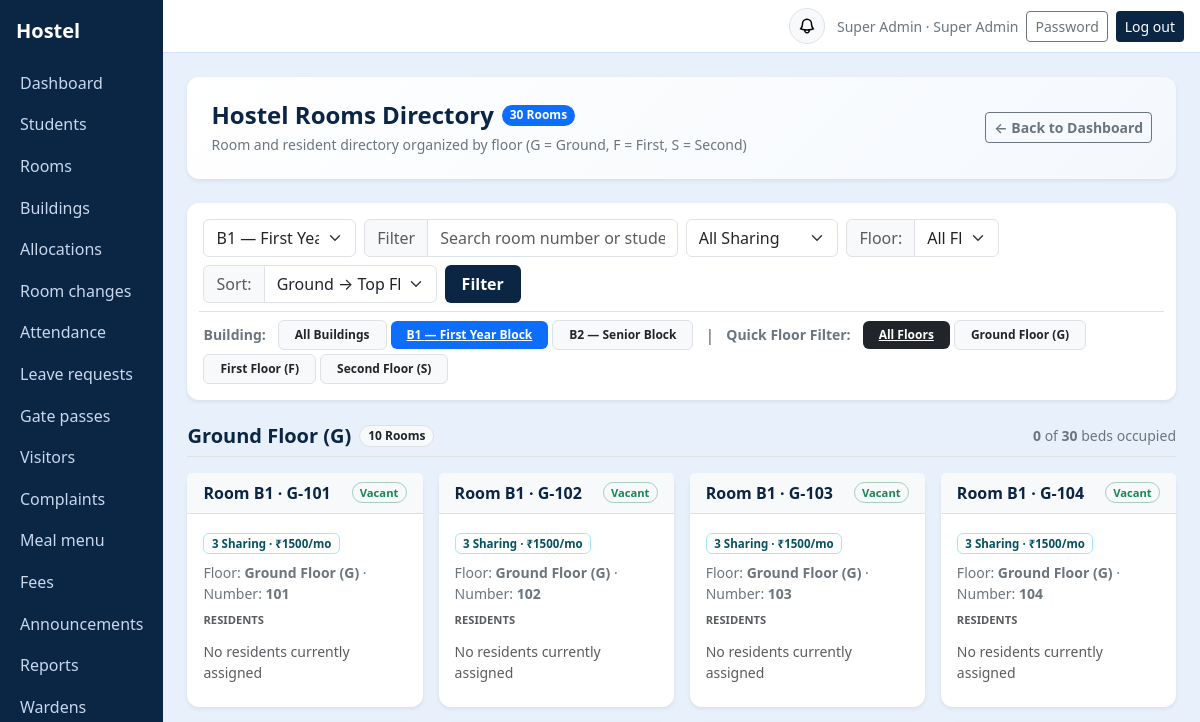
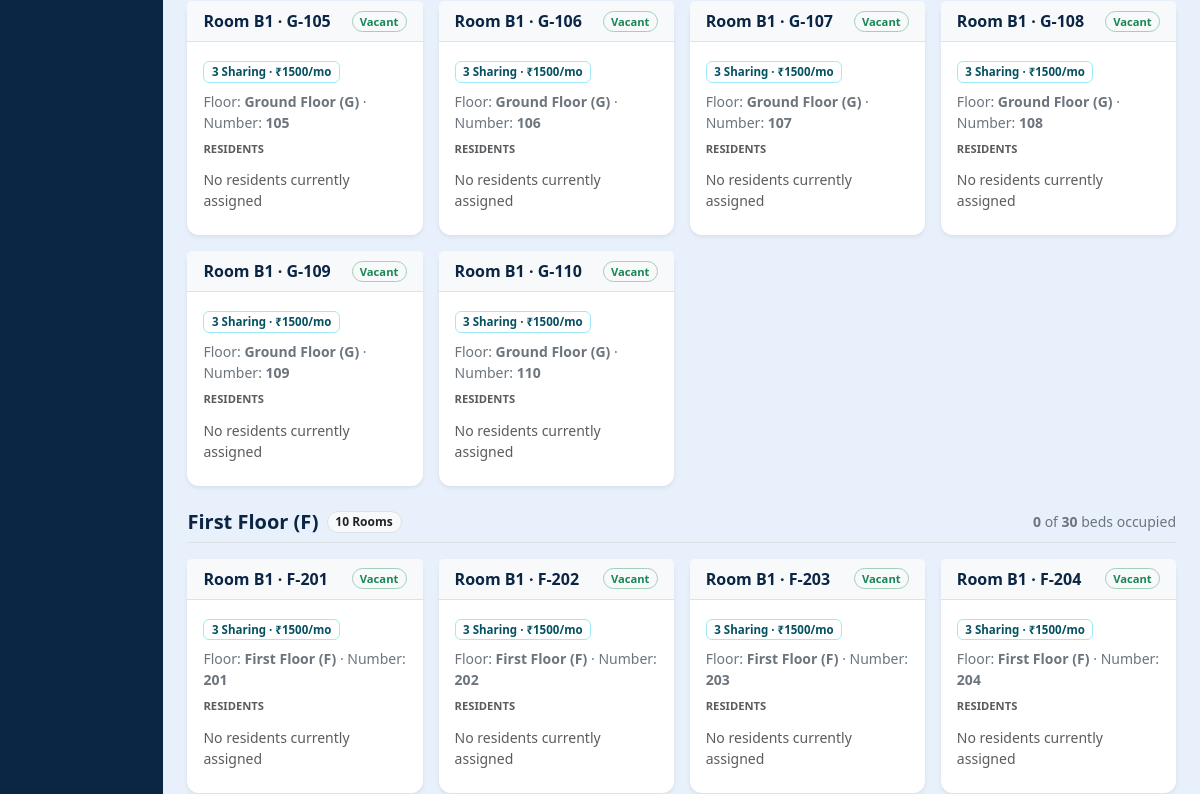
/rooms/directory/?building=B1&sort=floor_asc (signed in, upper part), run on an earlier commit of the app's database (2 pictures, top to bottom).
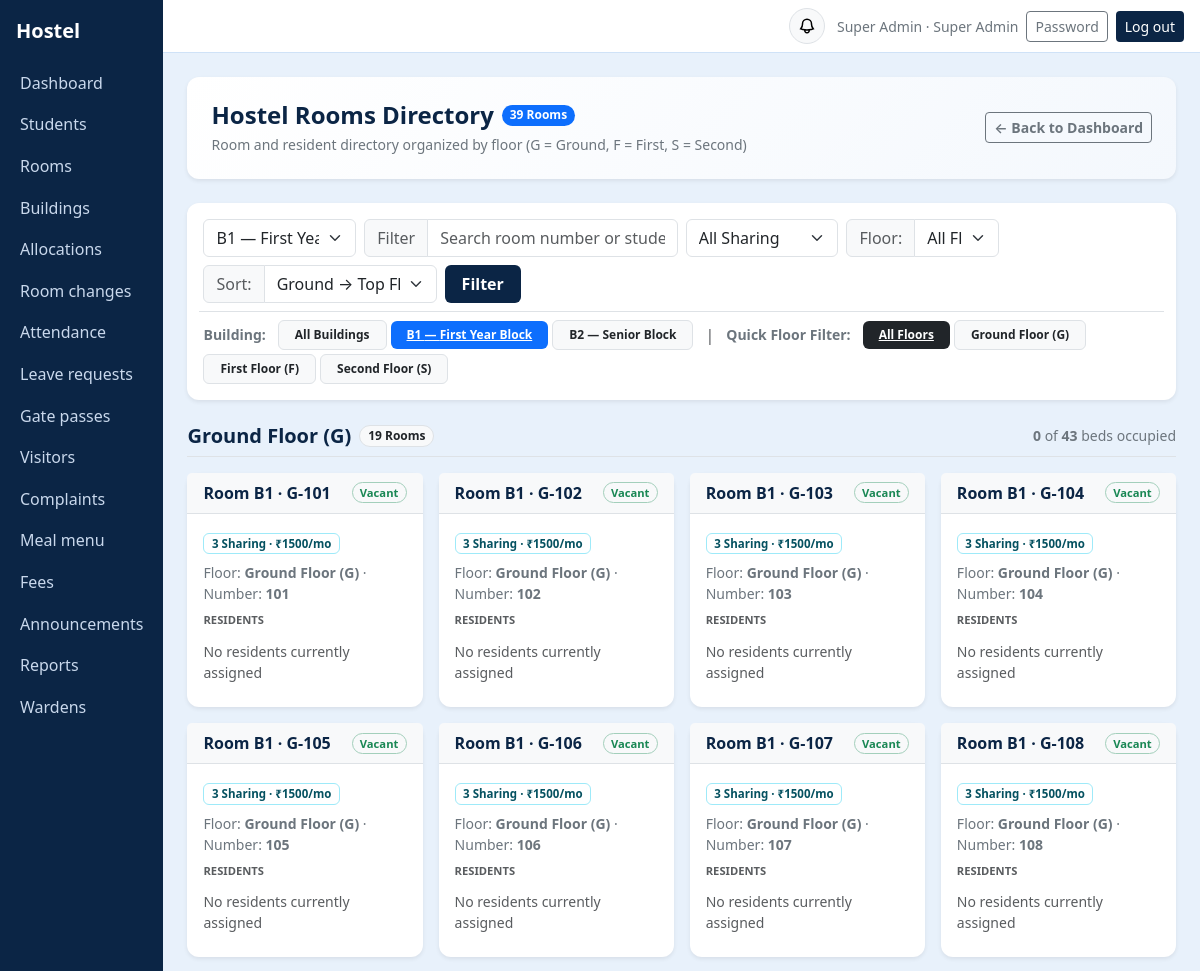
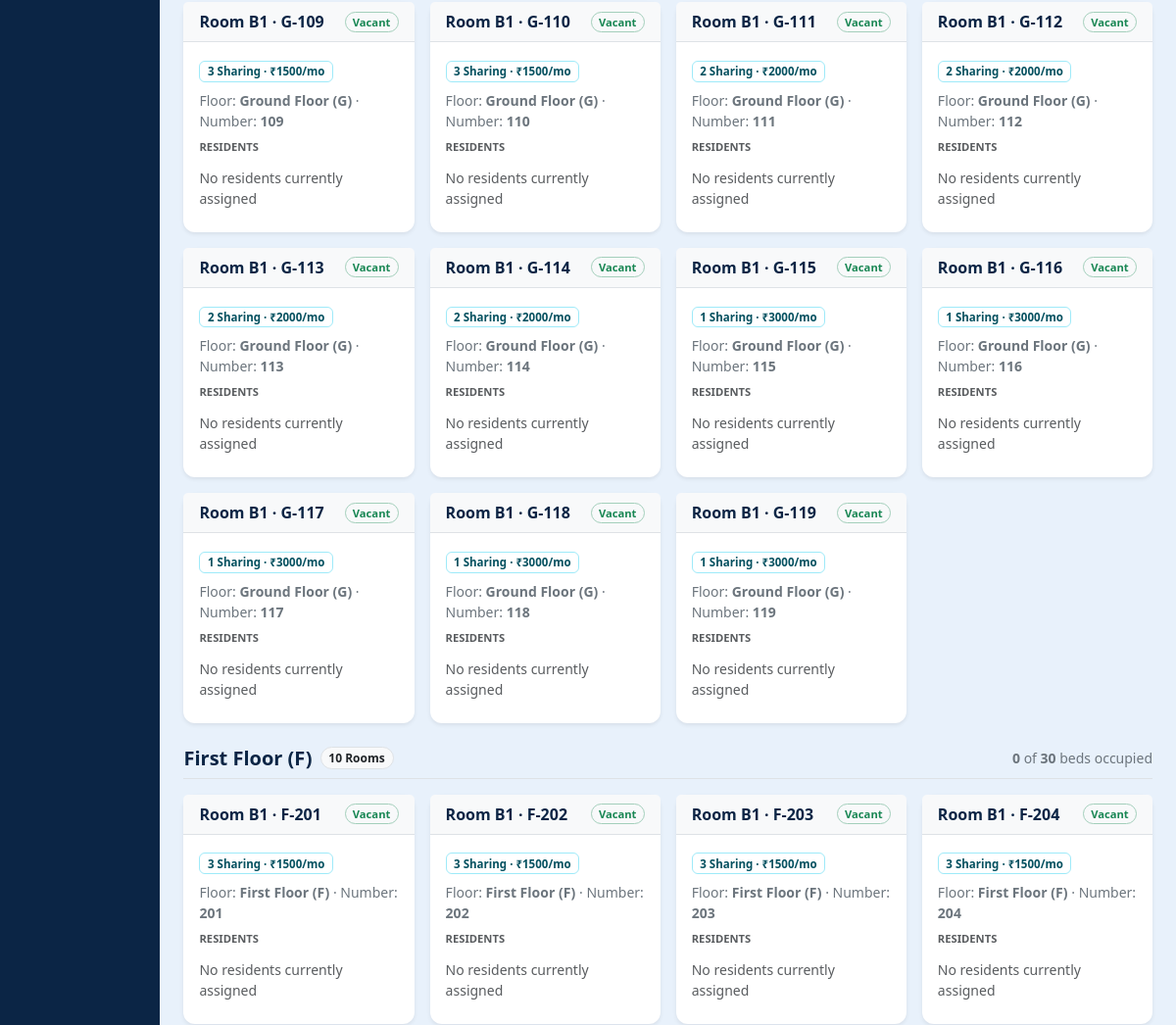
And on a later commit of the database (2 pictures, top to bottom).
### core/models.py (models this page shows, shortened)
class Building(models.Model):
    YEAR_CHOICES = [(1, "1st Year"), (2, "2nd Year"), (3, "3rd Year"), (4, "4th Year")]
    name = models.CharField(max_length=100, unique=True)
    code = models.CharField(max_length=12, unique=True)
    description = models.CharField(max_length=255, blank=True)
    allowed_years = models.CharField(
        max_length=20,
        default="1,2,3,4",
        help_text="Comma-separated allowed academic years (e.g. '1' or '2,3,4')",
    )
    is_first_year_only = models.BooleanField("1st-Year Only (Anti-Ragging Block)", default=False)
    is_active = models.BooleanField(default=True)
    class Meta:
        ordering = ["code", "name"]

class Room(models.Model):
    ROOM_TYPE_CHOICES = ROOM_TYPE_CHOICES
    ROOM_TYPE_CAPACITY = ROOM_TYPE_CAPACITY
    CAPACITY_TO_ROOM_TYPE = CAPACITY_TO_ROOM_TYPE
    building = models.ForeignKey(Building, null=True, blank=True, on_delete=models.CASCADE, related_name="rooms")
    block = models.CharField(max_length=20, default="A")
    number = models.CharField(max_length=20)
    room_type = models.CharField("Room type", max_length=15, choices=ROOM_TYPE_CHOICES, default="2_sharing")
    capacity = models.PositiveSmallIntegerField(default=2)
    is_blacklisted = models.BooleanField("Blacklisted", default=False)
    blacklist_reason = models.CharField("Blacklist cause", max_length=150, blank=True)
    class Meta:
        unique_together = ("building", "block", "number")
        ordering = ["building__code", "block", "number"]
    def __init__(self, *args, **kwargs):
        super().__init__(*args, **kwargs)
        self._initial_room_type = self.room_type
        self._initial_capacity = self.capacity
    @property
    def room_type_label(self):
        if self.capacity in CAPACITY_TO_ROOM_TYPE:
            return dict(ROOM_TYPE_CHOICES)[CAPACITY_TO_ROOM_TYPE[self.capacity]]
        return f"{self.capacity} Sharing"
    @property
    def short_code(self):
        if self.number and self.block:
            b = str(self.block).strip()
            num = str(self.number).strip()
            if num.lower().startswith(f"{b.lower()}-"):
                return f"{b}-{num[len(b)+1:].strip()}"
            if num.lower().startswith(b.lower()) and len(num) > len(b) and num[len(b):][0].isdigit():
                return f"{b}-{num[len(b):].strip()}"
            return f"{b}-{num}"
        return self.number or ""
    def __str__(self):
        code = self.short_code
        if self.building_id:
            return f"{self.building.code} · {code}"
        return code
    @property
    def occupied(self):
        return self.allocations.filter(end_date__isnull=True).count()
    @property
    def vacancy(self):
        if self.is_blacklisted:
            return 0
        return max(0, self.capacity - self.occupied)
    @property
    def floor_name(self):
        b = str(self.block or "").strip().upper()
        mapping = {
            "G": "Ground Floor",
            "F": "First Floor",
            "S": "Second Floor",
            "T": "Third Floor",
            "B": "Basement",
            "0": "Ground Floor",
            "1": "First Floor",
            "2": "Second Floor",
            "3": "Third Floor",
            "4": "Fourth Floor",
            "5": "Fifth Floor",
        }
        return mapping.get(b, f"Floor {b}" if b else "Floor")
    @property
    def floor_display(self):
        fn = self.floor_name
        b = str(self.block or "").strip().upper()
        if fn == f"Floor {b}":
            return fn
        return f"{fn} ({b})"

### core/views.py (the view, shortened to what this page needs)
# urls.py: path("rooms/directory/", v.student_rooms, name="student_rooms"),
@login_required
def student_rooms(request):
    from django.db.models import Prefetch
    q = request.GET.get("q", "").strip()
    block = request.GET.get("block", "").strip()
    building_param = request.GET.get("building", "").strip()
    room_type = request.GET.get("room_type", "").strip()
    sort_by = request.GET.get("sort", "floor_asc").strip()
    buildings = list(m.Building.objects.order_by("code"))
    is_building_locked = False
    active_building = None
    if getattr(request.user, "is_warden_role", False) and request.user.scoped_building:
        active_building = request.user.scoped_building
        is_building_locked = True
    elif building_param:
        active_building = find_building(building_param)
    scope_qs = m.Room.objects.filter(building=active_building) if active_building else m.Room.objects.all()
    distinct_codes = sorted(list(set(scope_qs.values_list("block", flat=True))), key=floor_order_key)
    all_blocks = []
    seen_displays = set()
    for b in distinct_codes:
        rm_dummy = m.Room(block=b)
        disp = rm_dummy.floor_display
        if disp not in seen_displays:
            seen_displays.add(disp)
            all_blocks.append({"code": b, "label": disp, "name": rm_dummy.floor_name})
    rooms_qs = m.Room.objects.select_related("building").all().prefetch_related(
        Prefetch(
            "allocations",
            queryset=m.RoomAllocation.objects.filter(end_date__isnull=True).select_related("student__user")
        )
    )
    if active_building:
        rooms_qs = rooms_qs.filter(building=active_building)
    if block:
        rooms_qs = rooms_qs.filter(block__iexact=block)
    if room_type in m.ROOM_TYPE_CAPACITY:
        rooms_qs = rooms_qs.filter(room_type=room_type)
    all_rooms = list(rooms_qs)
    if sort_by == "floor_desc":
        all_rooms.sort(key=lambda r: ((r.building.code if r.building else ""), -floor_order_key(r.block), r.number))
    elif sort_by == "room_asc":
        all_rooms.sort(key=lambda r: (r.number, (r.building.code if r.building else "")))
    elif sort_by == "vacant":
        all_rooms.sort(key=lambda r: (-r.vacancy, (r.building.code if r.building else ""), floor_order_key(r.block), r.number))
    else:  # floor_asc (default)
        all_rooms.sort(key=lambda r: ((r.building.code if r.building else ""), floor_order_key(r.block), r.number))
    cfg = m.FeeConfig.get_config()
    grouped_dict = {}
    room_items = []
    for r in all_rooms:
        residents = [a.student.user.display_name for a in r.allocations.all()]
        item = {
            "room": r,
            "room_str": str(r),
            "building": r.building,
            "block": r.block,
            "floor_name": r.floor_name,
            "floor_display": r.floor_display,
            "number": r.number,
            "room_type": r.room_type,
            "room_type_label": r.room_type_label,
            "monthly_rent": cfg.get_rent_for_room(r),
            "capacity": r.capacity,
            "occupied": len(residents),
            "vacancy": r.vacancy,
            "is_blacklisted": r.is_blacklisted,
            "blacklist_reason": r.blacklist_reason,
            "residents": residents,
        }
        room_items.append(item)
        fl_key = (r.building_id or 0, r.block)
        if fl_key not in grouped_dict:
            floor_title = f"{r.building.code} · {r.floor_display}" if (r.building and not active_building) else r.floor_display
            grouped_dict[fl_key] = {
                "floor_code": r.block,
                "floor_name": r.floor_name,
                "floor_display": floor_title,
                "building": r.building,
                "rooms": [],
                "total_capacity": 0,
                "total_occupied": 0,
            }
        grouped_dict[fl_key]["rooms"].append(item)
        grouped_dict[fl_key]["total_capacity"] += r.capacity
        grouped_dict[fl_key]["total_occupied"] += len(residents)
    if sort_by == "floor_desc":
        sorted_keys = sorted(
            grouped_dict.keys(),
            key=lambda k: ((grouped_dict[k]["building"].code if grouped_dict[k]["building"] else ""), -floor_order_key(grouped_dict[k]["floor_code"]))
        )
    else:
        sorted_keys = sorted(
            grouped_dict.keys(),
            key=lambda k: ((grouped_dict[k]["building"].code if grouped_dict[k]["building"] else ""), floor_order_key(grouped_dict[k]["floor_code"]))
        )
    floor_groups = [grouped_dict[k] for k in sorted_keys]
    return show(
        request,
        "student_rooms",
        rooms=room_items,
        floor_groups=floor_groups,
        total_rooms=len(room_items),
        blocks=all_blocks,
        selected_block=block,
        selected_room_type=room_type,
        room_type_choices=m.ROOM_TYPE_CHOICES,
        buildings=buildings,
        active_building=active_building,
        selected_building=active_building.code if active_building else "",
        is_building_locked=is_building_locked,
        sort_by=sort_by,
        q=q,
    )

### core/models.py (called while the page is built, shortened)
    @property
    def scoped_building(self):
        return self.assigned_building if self.role == "warden" else None

    @property
    def warden_role_label(self):
        if self.role != "warden":
            return self.get_role_display()
        if self.assigned_building_id:
            return f"{self.assigned_building.name} Warden"
        return "Head Warden"

    @property
    def display_name(self):
        return self.get_full_name() or self.username

    @classmethod
    def get_config(cls):
        cfg = cls.objects.first()
        return cfg

    def get_rent_for_type(self, room_type=""):
        mapping = {
            "1_sharing": self.rent_1_sharing,
            "2_sharing": self.rent_2_sharing,
            "3_sharing": self.rent_3_sharing,
        }
        val = mapping.get(room_type)
        return Decimal(str(val if val is not None else self.rent_amount))

### core/views.py (called while the page is built)
def floor_order_key(b):
    code = str(b or "").strip().upper()
    order = {"B": -1, "G": 0, "0": 0, "F": 1, "1": 1, "S": 2, "2": 2, "T": 3, "3": 3, "4": 4, "5": 5}
    return order.get(code, 50)

def show(request, template, **ctx):
    return render(request, f"core/{template}.html", ctx)

### core/templates/core/student_rooms.html (shortened to what the changed rows need)
{% extends "core/base.html" %}{% block content %}
<div class="card p-4 mb-4 bg-white border-0 shadow-sm" style="background: linear-gradient(135deg, #ffffff 0%, #f4f8fd 100%);">
  <div class="d-flex flex-wrap justify-content-between align-items-center gap-3">
    <div>
      <div class="d-flex align-items-center gap-2 mb-1">
        <h4 class="mb-0 fw-bold" style="color:var(--navy);">Hostel Rooms Directory</h4>
        <span class="badge text-bg-primary rounded-pill">{{ total_rooms }} Room{{ total_rooms|pluralize }}</span>
      </div>
    </div>
  </div>
</div>
<div class="card p-3 mb-4 bg-white border-0 shadow-sm">
  <form method="get" action="{% url 'student_rooms' %}" class="row g-2 align-items-center">
    <div class="col-12 mt-2 pt-2 border-top d-flex flex-wrap align-items-center gap-1">
      {% if buildings and not is_building_locked %}
        <span class="text-secondary small fw-semibold me-2">Building:</span>
        <a href="{% url 'student_rooms' %}?sort={{ sort_by }}{% if q %}&q={{ q }}{% endif %}"
           class="badge {% if not selected_building %}text-bg-dark{% else %}text-bg-light border text-dark text-decoration-none{% endif %} py-2 px-3">
          All Buildings
        </a>
        {% for bld in buildings %}
          <a href="{% url 'student_rooms' %}?building={{ bld.code }}&sort={{ sort_by }}{% if q %}&q={{ q }}{% endif %}"
             class="badge {% if selected_building == bld.code %}text-bg-primary{% else %}text-bg-light border text-dark text-decoration-none{% endif %} py-2 px-3">
            {{ bld.code }} &mdash; {{ bld.name }}
          </a>
        {% endfor %}
        <span class="mx-2 text-muted">|</span>
      {% endif %}
      <span class="text-secondary small fw-semibold me-2">Quick Floor Filter:</span>
      <a href="{% url 'student_rooms' %}?sort={{ sort_by }}{% if selected_building %}&building={{ selected_building }}{% endif %}{% if q %}&q={{ q }}{% endif %}"
         class="badge {% if not selected_block %}text-bg-dark{% else %}text-bg-light border text-dark text-decoration-none{% endif %} py-2 px-3">
        All Floors
      </a>
      {% for b in blocks %}
        <a href="{% url 'student_rooms' %}?block={{ b.code }}&sort={{ sort_by }}{% if selected_building %}&building={{ selected_building }}{% endif %}{% if q %}&q={{ q }}{% endif %}"
           class="badge {% if selected_block == b.code %}text-bg-primary{% else %}text-bg-light border text-dark text-decoration-none{% endif %} py-2 px-3">
          {{ b.label }}
        </a>
      {% endfor %}
    </div>
  </form>
</div>
{% for group in floor_groups %}
  <div class="mb-4">
    <div class="d-flex flex-wrap justify-content-between align-items-center pb-2 mb-3 border-bottom">
      <div class="d-flex align-items-center gap-2">
        <h5 class="mb-0 fw-bold" style="color:var(--navy);">{{ group.floor_display }}</h5>
        <span class="badge text-bg-light border text-dark rounded-pill">{{ group.rooms|length }} Room{{ group.rooms|length|pluralize }}</span>
      </div>
      <div class="text-secondary small">
        <b>{{ group.total_occupied }}</b> of <b>{{ group.total_capacity }}</b> beds occupied
      </div>
    </div>
    <div class="row g-3">
      {% for r in group.rooms %}
        <div class="col-12 col-sm-6 col-md-4 col-xl-3">
          <div class="card h-100 card-hover bg-white border-0 shadow-sm">
            <div class="card-header bg-light border-bottom d-flex justify-content-between align-items-center py-2 px-3">
              <span class="fw-bold fs-6" style="color:var(--navy);">Room {{ r.room_str }}</span>
              {% if r.is_blacklisted %}
                <span class="badge text-bg-secondary rounded-pill" style="font-size: 0.7rem;">Maintenance</span>
              {% elif r.occupied > 0 %}
                <span class="badge text-bg-light border text-dark rounded-pill" style="font-size: 0.7rem;">
                  {{ r.occupied }}/{{ r.capacity }} Beds
                </span>
              {% else %}
                <span class="badge text-bg-success-subtle text-success border border-success-subtle rounded-pill" style="font-size: 0.7rem;">
                  Vacant
                </span>
              {% endif %}
            </div>
            <div class="card-body p-3 d-flex flex-column">
              <div class="mb-2">
                <span class="badge text-bg-info-subtle text-info-emphasis border border-info-subtle" style="font-size: 0.72rem;">{{ r.room_type_label }} · ₹{{ r.monthly_rent|floatformat:0 }}/mo</span>
              </div>
              <div class="text-secondary small mb-2">
                Floor: <b>{{ r.floor_name }} ({{ r.block }})</b> · Number: <b>{{ r.number }}</b>
              </div>
              <div class="small fw-semibold text-muted text-uppercase tracking-wider mb-1" style="font-size: 0.7rem;">
                Residents
              </div>
              {% if r.residents %}
                <div class="mt-1">
                  {% for name in r.residents %}
                    <div class="d-flex align-items-center gap-2 py-1">
                      <span class="badge rounded-circle text-bg-primary-subtle text-primary"
                            style="width: 22px; height: 22px; display: inline-flex; align-items: center; justify-content: center; font-size: 0.65rem;">
                      </span>
                      <span class="fw-semibold text-dark small">{{ name }}</span>
                    </div>
                  {% endfor %}
                </div>
              {% else %}
                <div class="text-muted small py-2 mt-auto">
                  {% if r.is_blacklisted %}
                    Room under maintenance{% if r.blacklist_reason %} ({{ r.blacklist_reason }}){% endif %}
                  {% else %}
                    No residents currently assigned
                  {% endif %}
                </div>
              {% endif %}
            </div>
          </div>
        </div>
      {% endfor %}
    </div>
  </div>
{% endfor %}
{% endblock %}

What changed in the data, as far as the page shows it:
computed for Building "First Year Block": rooms|length "10" → "19"; total_capacity "30" → "43"
added Room: number "111"
added Room: number "112"
added Room: number "113"
added Room: number "114"
added Room: number "115"
added Room: number "116"
added Room: number "117"
added Room: number "118"
added Room: number "119"
Also different on the page:
{{ total_rooms }}: "30" → "39"
new list line: "Room B1 · G-111 Vacant 2 Sharing · ₹ 2000 /mo Floor: Ground Floor ( G ) · Number: RESIDENTS No residents currently assigned"
new list line: "Room B1 · G-112 Vacant 2 Sharing · ₹ 2000 /mo Floor: Ground Floor ( G ) · Number: RESIDENTS No residents currently assigned"
new list line: "Room B1 · G-113 Vacant 2 Sharing · ₹ 2000 /mo Floor: Ground Floor ( G ) · Number: RESIDENTS No residents currently assigned"
new list line: "Room B1 · G-114 Vacant 2 Sharing · ₹ 2000 /mo Floor: Ground Floor ( G ) · Number: RESIDENTS No residents currently assigned"
new list line: "Room B1 · G-115 Vacant 1 Sharing · ₹ 3000 /mo Floor: Ground Floor ( G ) · Number: RESIDENTS No residents currently assigned"
new list line: "Room B1 · G-116 Vacant 1 Sharing · ₹ 3000 /mo Floor: Ground Floor ( G ) · Number: RESIDENTS No residents currently assigned"
new list line: "Room B1 · G-117 Vacant 1 Sharing · ₹ 3000 /mo Floor: Ground Floor ( G ) · Number: RESIDENTS No residents currently assigned"
new list line: "Room B1 · G-118 Vacant 1 Sharing · ₹ 3000 /mo Floor: Ground Floor ( G ) · Number: RESIDENTS No residents currently assigned"
new list line: "Room B1 · G-119 Vacant 1 Sharing · ₹ 3000 /mo Floor: Ground Floor ( G ) · Number: RESIDENTS No residents currently assigned"
